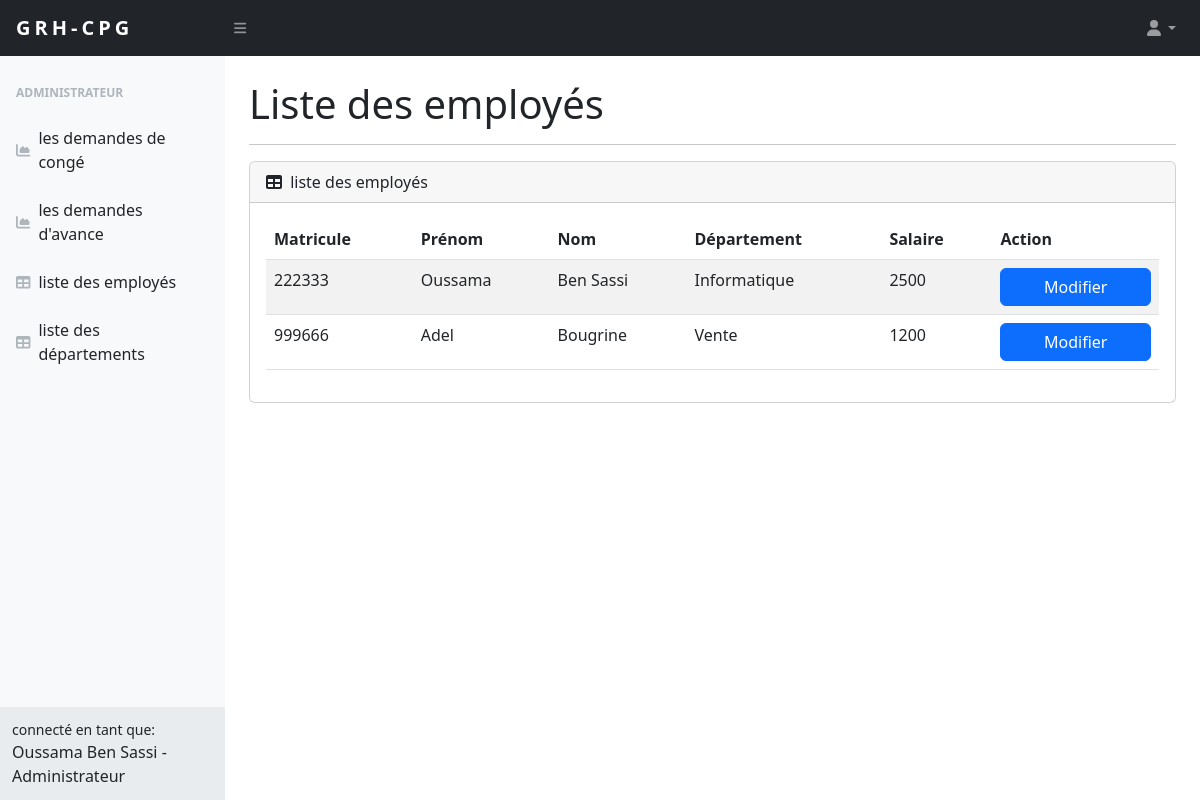
/admin/liste_employees (signed in), run on the app's committed database.
### src/models.py (models this page shows, shortened)
class User(UserMixin,db.Model):
    matricule = db.Column(db.Integer,db.ForeignKey('matricules.matricule'),primary_key=True) #cle etranger
    first_name = db.Column(db.String(20))
    last_name = db.Column(db.String(20))
    email = db.Column(db.String(100), unique=True)
    password = db.Column(db.String(100))
    dep_name = db.Column(db.Integer,db.ForeignKey('departements.name')) #cle etranger
    address = db.Column(db.String(100))
    phone = db.Column(db.Integer)
    salaire = db.Column(db.Integer)
    is_admin = db.Column(db.Boolean,db.ForeignKey('matricules.is_admin'))

### src/admin/routes.py (the view)
@admin.route("/liste_employees",methods=['POST','GET'])
@login_required
def liste_employees():
    result = AdminOnly()
    if result == False:
        return redirect(url_for('home.home'))
    if request.method == 'POST':
        return redirect(url_for('admin.edit_employee',matricule=request.form["matricule"]))
    fullname,role = fullname_role()
    users = User.query.all()
    list_users = []
    for user in users:
        list_users.append({"matricule":user.matricule,"firstname":user.first_name,"lastname":user.last_name,"dep":user.dep_name,"salaire":user.salaire})
    return render_template('admin/liste_employees.html',list_users = list_users,fullname = fullname,role=role)

### src/admin/modules.py (called while the page is built)
def AdminOnly():
    matricule = current_user.matricule
    user = Matricules.query.filter_by(matricule=matricule).first()
    if user.is_admin == 0:
        flash("Accès administratif uniquement")
    return True if user.is_admin == 1 else False

def fullname_role():
    fullname = current_user.first_name + " " + current_user.last_name
    user = Matricules.query.filter_by(matricule=current_user.matricule).first()
    is_admin = 'Administrateur' if user.is_admin == 1 else 'Employé'
    return (fullname,is_admin)

### src/app.py (called while the page is built)
@login_manager.user_loader
def load_user(user_id):
    return User.query.get(int(user_id))

### src/templates/admin/liste_employees.html (shortened to what this page needs)
{% extends "base.html" %}
{% block content %}
<div id="layoutSidenav_content">
    <main>
        <div class="container-fluid px-4">
<h1 class="mt-4">Liste des employés</h1><hr>
<div class="card mb-4">
    <div class="card-header">
        <i class="fas fa-table me-1"></i>
        liste des employés
    </div>
    <div class="card-body">
        <table class="table table-striped">
            <thead>
              <tr>
                <th scope="col">Matricule</th>
                <th scope="col">Prénom</th>
                <th scope="col">Nom</th>
                <th scope="col">Département</th>
                <th scope="col">Salaire</th>
                <th scope="col">Action</th>
              </tr>
            </thead>
            <tbody>
              {% for user in list_users %}
              <form action="#" method="POST">
                  <tr>
                      <td><input type="hidden" name="matricule" value="{{ user['matricule'] }}"/>{{ user['matricule'] }}</td>
                      <td>{{ user['firstname'] }}</td>
                      <td>{{ user['lastname'] }}</td>
                      <td>{{ user['dep'] }}</td>
                      <td>{{ user['salaire'] }}</td>
                      <td><input name="Modifier" type="submit" value="Modifier" class="btn btn-primary" style="width:100%"/></td>
                  </tr>
              </form>
              {% endfor %}
          </tbody>
          </table>
    </div>
</div>
</div>
</main>
{% endblock content %}

### data on the page
User: matricule "222333", firstname "Oussama", lastname "Ben Sassi", dep "Informatique", salaire "2500"
User: matricule "999666", firstname "Adel", lastname "Bougrine", dep "Vente", salaire "1200"

### other printed values
{{ fullname }} "Oussama Ben Sassi"
{{ role }} "Administrateur"
